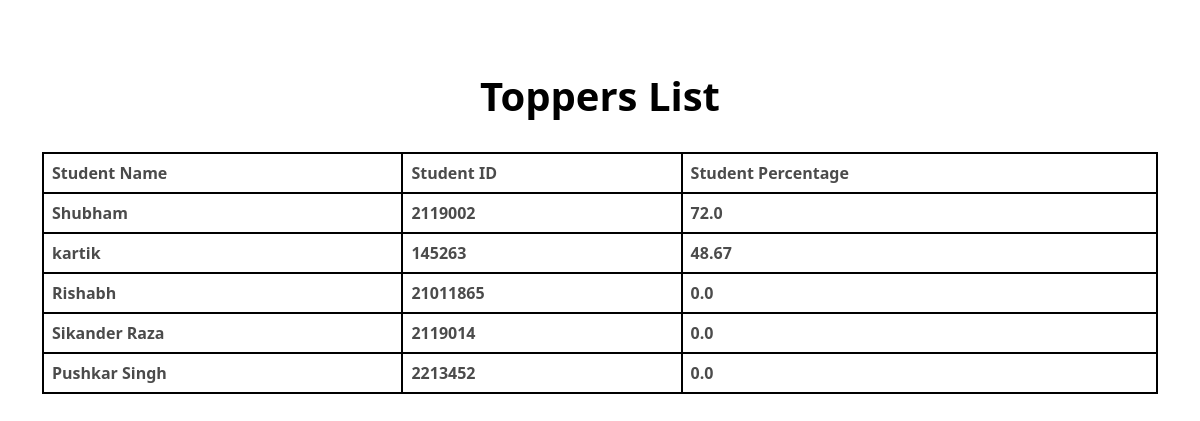
Screenshot of /f_showToppers with the database file from the repository.
### home/models.py (models this page shows, shortened)
class Student(models.Model):
  s_name = models.CharField(max_length=50,default="")
  s_id = models.IntegerField()
  s_course = models.CharField(max_length=50,default="Btech")
  s_sem = models.IntegerField(default=6)
  s_year = models.IntegerField(default=3)
  s_classrollno = models.IntegerField(default=1)
  s_sec = models.CharField(default="A", max_length=1)
  s_branch = models.CharField(max_length=50,default="CSE")
  s_password = models.CharField(max_length=50,default="")
  s_image = models.ImageField(upload_to="home/s_img",blank=True, default='home/s_img/default.jpg')
  s_dob = models.DateField()
  s_alerts = models.CharField(max_length=500,default="")
  s_attendance = models.FloatField(default=0)
  s_marksCN = models.IntegerField(default=0)
  s_marksCD = models.IntegerField(default=0)
  s_marksOOPS = models.IntegerField(default=0)
  s_marksDBMS = models.IntegerField(default=0)
  s_marksOS = models.IntegerField(default=0)
  s_marksSWE = models.IntegerField(default=0)
  s_AttdCN = models.IntegerField(default=0)
  s_AttdCD = models.IntegerField(default=0)
  s_AttdOOPS = models.IntegerField(default=0)
  s_AttdDBMS = models.IntegerField(default=0)
  s_AttdOS = models.IntegerField(default=0)
  s_AttdSWE = models.IntegerField(default=0)
  s_totalAttendance = models.IntegerField(default=0)
  s_percentage = models.FloatField(default=0)
  s_minAttd = 50.0
  s_imagename = models.CharField(max_length=500,default="default.jpg")

### home/views.py (the view)
# urls.py: path('f_showToppers',views.f_showToppers,name='showToppers'),
def f_showToppers(request):
  students=Student.objects.all()
  for obj in students:
    obj.s_percentage="%.2f" % (100*(1.0*(obj.s_marksCD+obj.s_marksCN+obj.s_marksDBMS+obj.s_marksOOPS+obj.s_marksOS+obj.s_marksSWE)/150))
    obj.save()
  students=Student.objects.all().order_by('-s_percentage')
  context={'mystudents':students}
  return render(request,'f_showToppers.html',context)

### templates/f_showToppers.html (shortened to what this page needs)
<html>
  <head>
    <link
      href="https://cdn.jsdelivr.net/npm/bootstrap@5.3.3/dist/css/bootstrap.min.css"
      rel="stylesheet"
    />
  </head>
<body>
  <br>
    <div class="container mt-5 text-center">
      <h1 class="thead-dark custom-warning-text">Toppers List</h1><br>
      <div class="table-responsive">
        <table class="table table-bordered table-hover">
          <thead class="thead-dark custom-warning-text">
            <tr>
              <th class="thead-dark custom-warning-text">Student Name</th>
              <th class="thead-dark custom-warning-text">Student ID</th>
              <th class="thead-dark custom-warning-text">Student Percentage</th>
            </tr>
          </thead>
          <tbody>
            {% for obj in mystudents %}
              <tr>
                <td class="thead-dark custom-warning-text">{{ obj.s_name }}</td>
                <td class="thead-dark custom-warning-text">{{ obj.s_id }}</td>
                <td class="thead-dark custom-warning-text">{{ obj.s_percentage }}</td>
              </tr>
            {% endfor %}
          </tbody>
        </table>
      </div>
    </div>
  </body>
</html>

### templates/f_showToppers.html (style rules this page uses)
body { background-image: url('https://images.unsplash.com/photo-1510531704581-5b2870972060?q=80&w=1473&auto=format&fit=crop&ixlib=rb-4.0.3&ixid=M3wxMjA3fDB8MHxwaG90by1wYWdlfHx8fGVufDB8fHx8fA%3D%3D'); background-repeat: no-repeat; background-size: cover; }
tr { border: 2px solid black; margin: 5px; }
.table td, .table th { margin: 2px; opacity: 70%; border: 2px solid black; }
.custom-warning-text { color: #000000; font-weight: bold; }

### rows the page displays
Student: s_name "Shubham", s_id "2119002", s_percentage "72.0"
Student: s_name "kartik", s_id "145263", s_percentage "48.67"
Student: s_name "Rishabh", s_id "21011865", s_percentage "0.0"
Student: s_name "Sikander Raza", s_id "2119014", s_percentage "0.0"
Student: s_name "Pushkar Singh", s_id "2213452", s_percentage "0.0"
